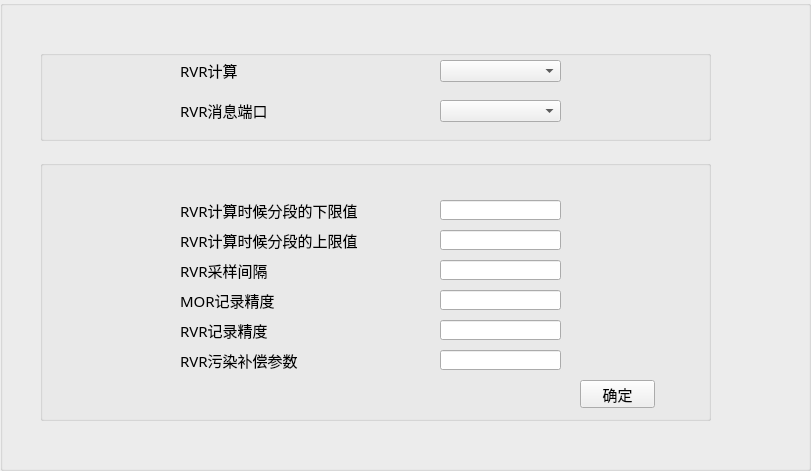
  <widget class="QGroupBox" name="groupBox_RVRClac">
   <property name="geometry">
    <rect>
     <x>40</x>
     <y>900</y>
     <width>811</width>
     <height>471</height>
    </rect>
   </property>
   <property name="font">
    <font>
     <pointsize>12</pointsize>
    </font>
   </property>
   <property name="title">
    <string/>
   </property>
   <widget class="QGroupBox" name="groupBox_RVRmanage">
    <property name="geometry">
     <rect>
      <x>40</x>
      <y>50</y>
      <width>671</width>
      <height>91</height>
     </rect>
    </property>
    <property name="font">
     <font>
      <family>微软雅黑 Light</family>
      <pointsize>11</pointsize>
     </font>
    </property>
    <property name="title">
     <string/>
    </property>
    <widget class="QLabel" name="label_61">
     <property name="geometry">
      <rect>
       <x>140</x>
       <y>10</y>
       <width>58</width>
       <height>20</height>
      </rect>
     </property>
     <property name="text">
      <string>RVR计算</string>
     </property>
    </widget>
    <widget class="QLabel" name="label_64">
     <property name="geometry">
      <rect>
       <x>140</x>
       <y>50</y>
       <width>88</width>
       <height>20</height>
      </rect>
     </property>
     <property name="text">
      <string>RVR消息端口</string>
     </property>
    </widget>
    <widget class="QComboBox" name="comboBox_MessagePort">
     <property name="geometry">
      <rect>
       <x>400</x>
       <y>50</y>
       <width>121</width>
       <height>22</height>
      </rect>
     </property>
     <property name="font">
      <font>
       <pointsize>12</pointsize>
       <weight>75</weight>
       <bold>true</bold>
      </font>
     </property>
    </widget>
    <widget class="QComboBox" name="comboBox_RVR_Clac_open">
     <property name="geometry">
      <rect>
       <x>400</x>
       <y>10</y>
       <width>121</width>
       <height>22</height>
      </rect>
     </property>
     <property name="font">
      <font>
       <pointsize>12</pointsize>
       <weight>75</weight>
       <bold>true</bold>
      </font>
     </property>
    </widget>
   </widget>
   <widget class="QGroupBox" name="groupBox_RVRValues">
    <property name="geometry">
     <rect>
      <x>40</x>
      <y>160</y>
      <width>671</width>
      <height>261</height>
     </rect>
    </property>
    <property name="font">
     <font>
      <family>微软雅黑 Light</family>
      <pointsize>11</pointsize>
     </font>
    </property>
    <property name="title">
     <string/>
    </property>
    <widget class="QLabel" name="label_65">
     <property name="geometry">
      <rect>
       <x>140</x>
       <y>40</y>
       <width>178</width>
       <height>20</height>
      </rect>
     </property>
     <property name="text">
      <string>RVR计算时候分段的下限值</string>
     </property>
    </widget>
    <widget class="QLabel" name="label_67">
     <property name="geometry">
      <rect>
       <x>140</x>
       <y>100</y>
       <width>88</width>
       <height>20</height>
      </rect>
     </property>
     <property name="text">
      <string>RVR采样间隔</string>
     </property>
    </widget>
    <widget class="QPushButton" name="pushButton_RVR_Calc_confirm_set">
     <property name="geometry">
      <rect>
       <x>540</x>
       <y>220</y>
       <width>75</width>
       <height>28</height>
      </rect>
     </property>
     <property name="text">
      <string>确定</string>
     </property>
    </widget>
    <widget class="QLabel" name="label_68">
     <property name="geometry">
      <rect>
       <x>140</x>
       <y>130</y>
       <width>94</width>
       <height>20</height>
      </rect>
     </property>
     <property name="text">
      <string>MOR记录精度</string>
     </property>
    </widget>
    <widget class="QLabel" name="label_69">
     <property name="geometry">
      <rect>
       <x>140</x>
       <y>160</y>
       <width>88</width>
       <height>20</height>
      </rect>
     </property>
     <property name="text">
      <string>RVR记录精度</string>
     </property>
    </widget>
    <widget class="QLabel" name="label_66">
     <property name="geometry">
      <rect>
       <x>140</x>
       <y>70</y>
       <width>178</width>
       <height>20</height>
      </rect>
     </property>
     <property name="text">
      <string>RVR计算时候分段的上限值</string>
     </property>
    </widget>
    <widget class="QLabel" name="label_70">
     <property name="geometry">
      <rect>
       <x>140</x>
       <y>190</y>
       <width>118</width>
       <height>20</height>
      </rect>
     </property>
     <property name="text">
      <string>RVR污染补偿参数</string>
     </property>
    </widget>
    <widget class="QLineEdit" name="lineEdit_RVR_Calc_down_value">
     <property name="geometry">
      <rect>
       <x>400</x>
       <y>40</y>
       <width>121</width>
       <height>20</height>
      </rect>
     </property>
    </widget>
    <widget class="QLineEdit" name="lineEdit_RVR_Calc_up_value">
     <property name="geometry">
      <rect>
       <x>400</x>
       <y>70</y>
       <width>121</width>
       <height>20</height>
      </rect>
     </property>
    </widget>
    <widget class="QLineEdit" name="lineEdit_RVR_samp_interval">
     <property name="geometry">
      <rect>
       <x>400</x>
       <y>100</y>
       <width>121</width>
       <height>20</height>
      </rect>
     </property>
    </widget>
    <widget class="QLineEdit" name="lineEdit_Mor_accuracy">
     <property name="geometry">
      <rect>
       <x>400</x>
       <y>130</y>
       <width>121</width>
       <height>20</height>
      </rect>
     </property>
    </widget>
    <widget class="QLineEdit" name="lineEdit_RVR_accuracy">
     <property name="geometry">
      <rect>
       <x>400</x>
       <y>160</y>
       <width>121</width>
       <height>20</height>
      </rect>
     </property>
    </widget>
    <widget class="QLineEdit" name="lineEdit_RVR_pollution_Cover">
     <property name="geometry">
      <rect>
       <x>400</x>
       <y>190</y>
       <width>121</width>
       <height>20</height>
      </rect>
     </property>
    </widget>
   </widget>
  </widget>
